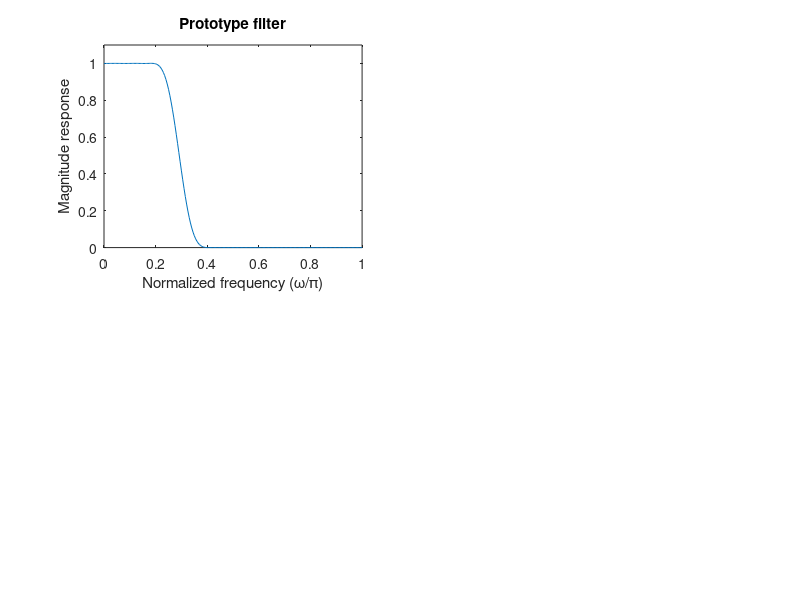

Recreate this plot in MATLAB. (Note: this script raises an error after producing the figure.)
%
% Design of 3D cone filters
%
%
% Step 1: Fan-type design
%

clc;
clear all;
N = 20;
theta = 70;
wt = 0.2 * pi;
Nsamp = 200;
%
%
theta_w = theta * pi / 180;

if theta >= 45
    wup = pi;
else
    wup = pi * tan(theta_w);
end

deltaw_wup = wup / Nsamp;
deltaw_pi = pi / Nsamp;
deltaw_pih = 0.5 * pi / Nsamp;
%
%
r = zeros(3, 1);
Q = zeros(3, 3);
for iw = 0:Nsamp
    w2 = iw * deltaw_wup;
    w1 = w2 / tan(theta_w);
    c = [1; -1-cos(w1)*cos(w2); -cos(w1)-cos(w2)];
    r = r - 2 * cos(w1) * c;
    Q = Q + c * c';
end
r = r / (Nsamp + 1);
Q = Q / (Nsamp + 1);
T = -0.5 * inv(Q) * r;
%
%
wc = acos(T(1));
t11 = T(2);
t01 = T(3);
t00 = t11;
t10 = 1 + t01;
%
% Design of prototype FIR lowpass filter
%
N_h = 2 * N + 1;
wp = wc;

ws = wp + wt;
%
%
NH = (N_h - 1) / 2;
Nsam_p = round(wp / deltaw_pi);
Nsam_s = round((pi - ws) / deltaw_pi);
NV = (0 :NH)';
%
%
P = zeros(NH+1, 1);
Qp = zeros(NH+1, NH+1);
for iw = 0:Nsam_p
    w = iw * deltaw_pi;
    P = P - 2 * cos(w * NV);
    Qp = Qp + cos(w * NV) * (cos(w * NV))';
end

P = wp * P / (Nsam_p + 1);
Qp = wp * Qp / (Nsam_p + 1);
%
Qs = zeros(NH+1, NH+1);
for iw = 0:Nsam_s
    w = ws + iw * deltaw_pi;
    Qs = Qs + cos(w * NV) * (cos(w * NV))';
    
end
Qs = (pi -ws) * Qs / (Nsam_p+1);
%
%
A = -0.5 * inv(Qp + Qs) * P;
h = zeros(N_h, 1);
h(NH+1) = A(1);
h(1:NH) = 0.5 * flipud(A(2:NH+1));
h(NH+2 : N_h) = 0.5 * A(2:NH+1);
%
%
subplot(2, 2, 1);
FR = freqz(h, 1, 0:deltaw_pi : pi);
plot(0:deltaw_pi/pi : 1, abs(FR));
axis([0, 1, 0, 1.1]);
xlabel('Normalized frequency (\omega/\pi)');
ylabel('Magnitude response');
title('Prototype filter');
%
%
Ta_b = zeros(N+1, N+1);
Ta_b(1, 1) = 1; 
Ta_b(2, 2) = 1;
B = A(1) * Ta_b(1, :);
B = B + A(2) * Ta_b(2, :);

for in = 2:N
    Ta_b(in+1, 2:in+1) = 2 * Ta_b(in, 1:in);
    Ta_b(in+1, 1:in+1) = Ta_b(in+1, 1:in+1) - Ta_b(in-1, 1:in+1);
    B = B+A(in+1) * Ta_b(in+1, :);
end
%
%
F = zeros(3, 3);
F(1, 1) = 0.25 * t11;
F(1, 2) = 0.5 * t10;
F(1, 3) = 0.25 * t11;
F(2, 1) = 0.5 * t01;
F(2, 2) = t00;
F(2, 3) = 0.5 * t01;
F(3, 1) = 0.25 * t11;
F(3, 2) = 0.5 * t10;
F(3, 3) = 0.25 * t11;
%
%
h = zeros(2 * N + 1, 2*N+1);
h(N+1, N+1) = B(1);
h(N:N+2, N:N+2) = h(N:N+2, N:N+2) + B(2) *F;
FN = F;
for in = 2:N
    FN = conv2(FN, F);
    h(N+1-in:N+1+in, N+1-in : N+1+in) = h(N+1-in:N+1+in, N+1-in:N+1+in) + B(in+1)*FN;
end
%
%
FR = freqz2(h, -1:2/100:1, -1:2/100:1);
XX = zeros(101, 101);
for i = 0:100
    XX(:, i+1) = (-1:2/100:1)';
end

YY = XX';
subplot(2, 2, 2);
plot3(XX, YY, abs(FR));
axis([-1, 1, -1, 1, 0, 1.1]);
xlabel('\omega_{12}/\pi');
ylabel('\omega_3/\pi');
zlabel('Magnitude response');

%
% Step 2: Circular design
%
wr = wup;
r = zeros(2, 1);
Q = zeros(2, 2);

for iw = 0:Nsamp
    w1 = wr * cos(iw * deltaw_pih);
    w2 = wr * sin(iw * deltaw_pih);
    c = [1; 1-cos(w1)*cos(w2)];
    r = r - 2 * (0.5 * cos(w1) + 0.5 * cos(w2))*c;
    Q = Q + c * c';
end

r = r / (Nsamp + 1);
Q = Q / (Nsamp + 1);
T = -0.5 * inv(Q) * r;
%
%
r11 = T(2);
r00 = -r11;
r10 = 0.5;
r01 = 0.5;
%
% Design of prototype FIR lowpass filter
%
N_h = 2 * N + 1;
wp = wc;
ws = wp + wt;
%
%
NH = (N_h - 1) / 2;
Nsam_s = round((pi - ws) / deltaw_pi);
NV = (0:NH)';
%
%
P = zeros(NH+1, 1);
Qp = zeros(NH+1, NH+1);
for iw = 0:Nsam_p
    w = iw * deltaw_pi;
    P = P - 2*cos(w*NV);
    Qp = Qp + cos(w*NV)*(cos(w*NV))';
end

P = wp*P / (Nsam_p + 1);
Qp = wp * Qp / (Nsam_p + 1);
%
Qs = zeros(NH+1, NH+1);

for iw = 0:Nsams
    w = ws + iw * deltaw_pi;
    Qs = Qs + cos(w * NV) * (cos(w*NV))';
end
Qs = (pi - ws) * Qs / (Nsam_p+1);
%
%
